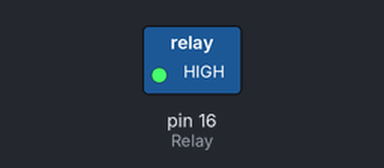
The program below on a simulated MicroPython board. On the bench: switched loads named in the program (green lamp = pin HIGH).

Above: at 0.1 s.
Timing chart, 0 to 1.6 s (numbered marks = the images above):
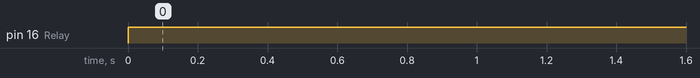

The program:

Pir.py
```python
from machine import Pin
import time

Relay = Pin(16, Pin.OUT)
PirSensor = Pin (5, Pin.IN, Pin.PULL_UP)

while (True):
    Pir = PirSensor.value()
    if Pir == 1:
        Relay.value(1)
        time.sleep(2)
    else:
        Relay.value(0)
```

Measured:
- by itself, pin 16 (Relay): LOW → HIGH at 0.00 s
